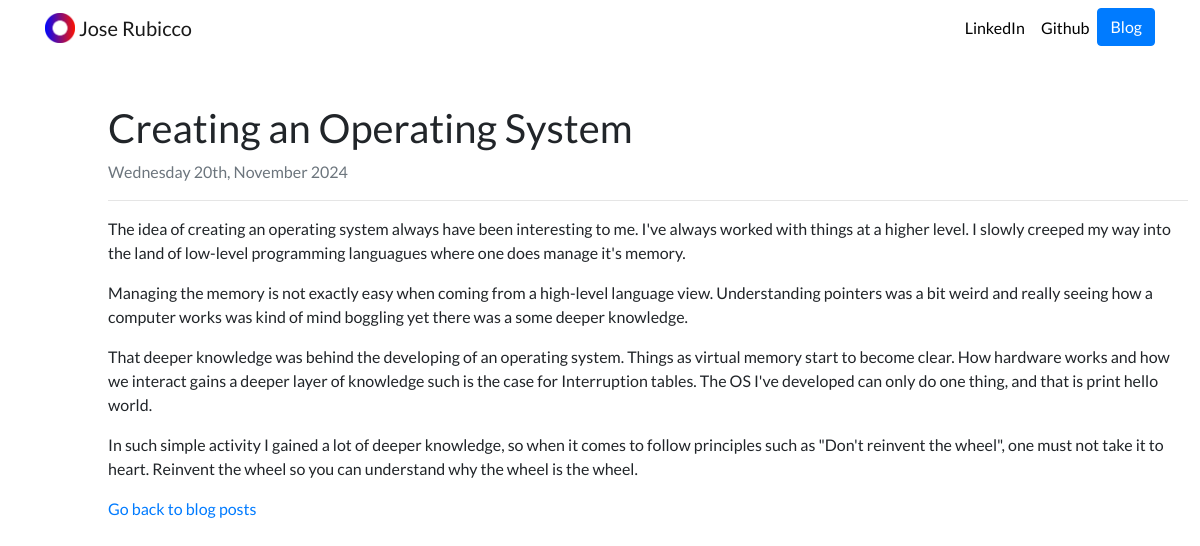
The page /blog/6/ on the database its author committed.
### blog/models.py (models this page shows, shortened)
class BlogPost(models.Model):
    title = models.CharField(max_length=100)
    description = models.TextField()
    date = models.DateField(auto_now_add=True)

### blog/views.py (the view)
# urls.py: path("<int:blog_id>/", views.post, name="blogpost"),
def post(request, blog_id):
    blog = get_object_or_404(BlogPost, pk=blog_id)
    return render(request, "blog/post.html", {"blog": blog})

### blog/templates/blog/post.html
{% extends "blog/base.html" %}
{% block content %}
		<div class="container mx-5 my-5">
			<h1>{{blog.title}}</h1>
			<p class="text-secondary">{{blog.date|date:"l dS, F Y"}}</p>
			<hr>
			<p class="card-text">{{blog.description|safe}}</p>
			<a href={% url "blog:blogs"  %}>Go back to blog posts</a>
		</div>
{% endblock %}

### personal_portfolio/static/portfolio/custom.css (style rules this page uses)
body { font-family: 'Lato', sans-serif; }

### rows shown on the page
BlogPost: title "Creating an Operating System", date "Wednesday 20th, November 2024", description "The idea of creating an operating system always have been interesting to me. I've always worked with things at a higher level. I slowly creeped my way into the land of low-level programming languagues where one does manage it's memory. Managing the memory is not exactly easy when coming from a high-level language view. Understanding pointers was a bit weird and really seeing how a computer works was kind of mind boggling yet there was a some deeper knowledge. That deeper knowledge was behind the developing of an operating system. Things as virtual memory start to become clear. How hardware works and how we interact gains a deeper layer of knowledge such is the case for Interruption tables.…"
